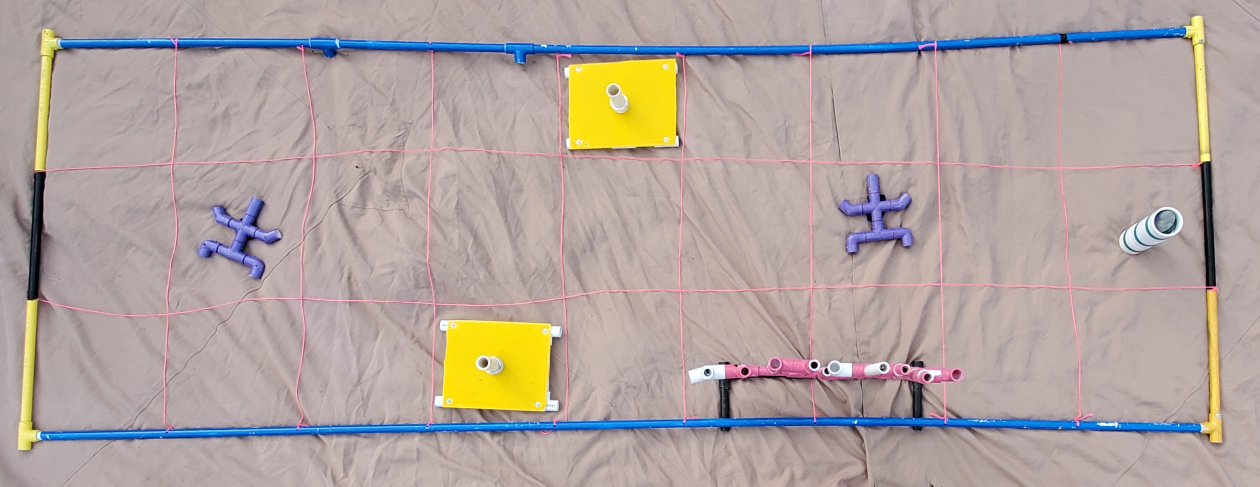
#> input picture img/samples/reef/1.jpg, 3778 x 1460 px (shown at 1/3 size)
$ python -i process.py   (imports and definitions only)
#> lines starting #> are read from the running program, lines starting #| are printed output that depends on the picture; after the words box and inside, x2 and y2 are one past the last pixel; in counts of white or black regions, pixels touching at a corner belong together
#> further down, picture is the input picture: shape (1460, 3778, 3); mean B, G, R 160.3, 164.4, 177.4
import cv2
import numpy as np
import math


def get_rect(cnt):
    x, y, w, h = cnt
    tl = (x, y)
    tr = (x+w, y)
    bl = (x, y+h)
    br = (x+w, y+h)
    return tl, tr, bl, br


def transform(img, pts):
    pts = np.float32(pts)
    dst = np.float32(get_rect([0, 0, 900, 300]))
    M = cv2.getPerspectiveTransform(pts, dst)
    warped = cv2.warpPerspective(img, M, (900, 300))
    return warped


class Process:
    def __init__(self, img):
        self.img = img
        self.hsv = cv2.cvtColor(img, cv2.COLOR_BGR2HSV)
#> self.hsv: shape (1460, 3778, 3); mean H, S, V 34.7, 41.3, 184

    def scale(self):
        lower1 = np.array([0, 0, 0])
        upper1 = np.array([40, 80, 255])
        mask1 = cv2.inRange(self.hsv, lower1, upper1)
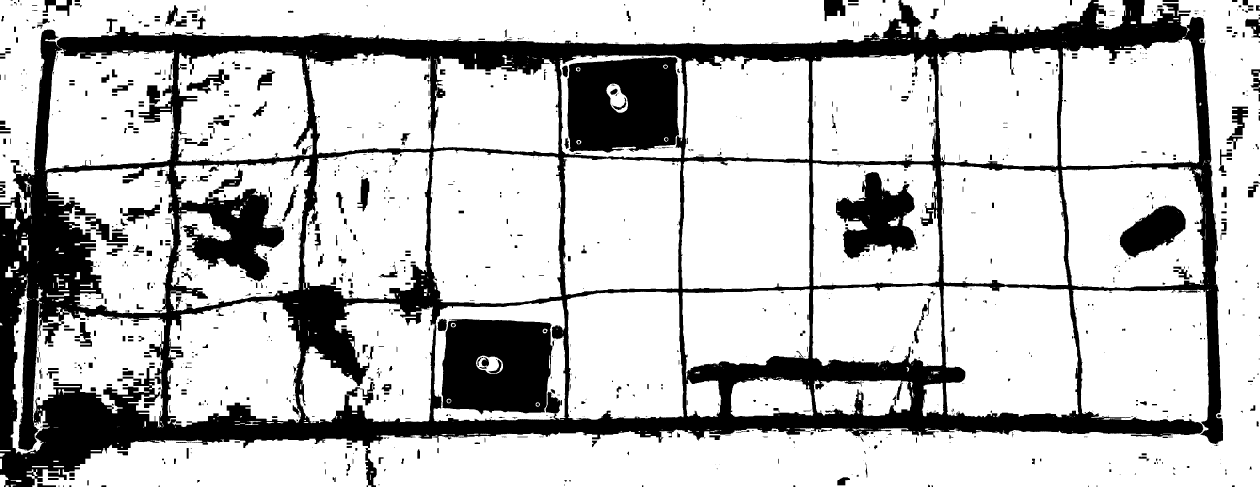
#> mask1: shape (1460, 3778) (shown at 1/3 size); 75.8% white; 1327 black regions (665 under 20 px), largest, box (x1, y1, x2, y2) and area: (0, 0, 3669, 1460) 1022049, (1702, 171, 2037, 458) 82965, (1325, 957, 1658, 1244) 81433
        lower2 = np.array([140, 0, 0])
        upper2 = np.array([180, 40, 255])
        mask2 = cv2.inRange(self.hsv, lower2, upper2)
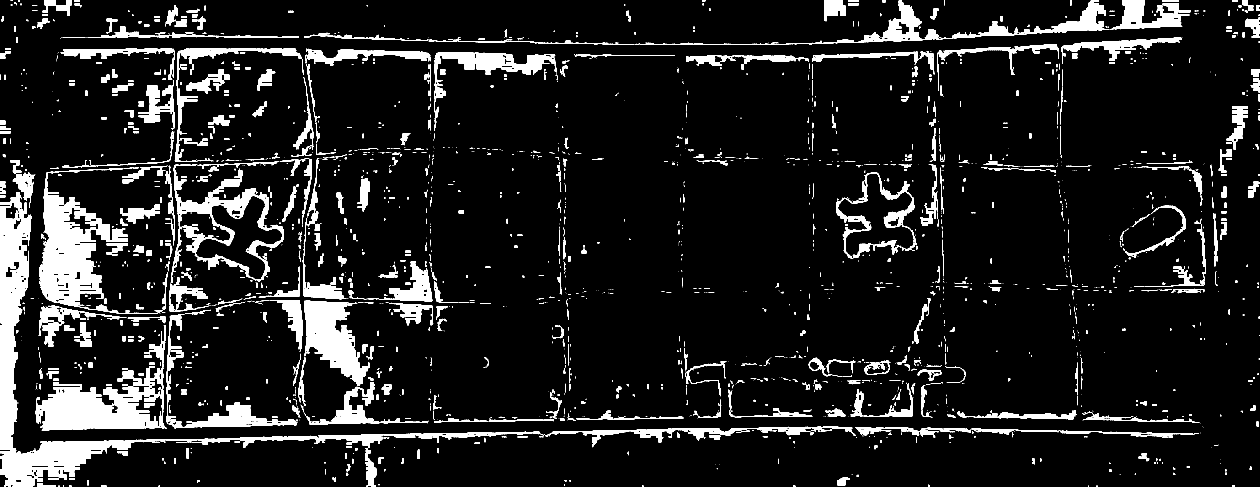
#> mask2: shape (1460, 3778) (shown at 1/3 size); 10% white; 2290 white regions (1344 under 20 px), largest, box (x1, y1, x2, y2) and area: (0, 576, 1635, 1460) 83005, (118, 504, 481, 942) 40956, (106, 975, 500, 1292) 40490
        mask = cv2.bitwise_not(mask1 + mask2)
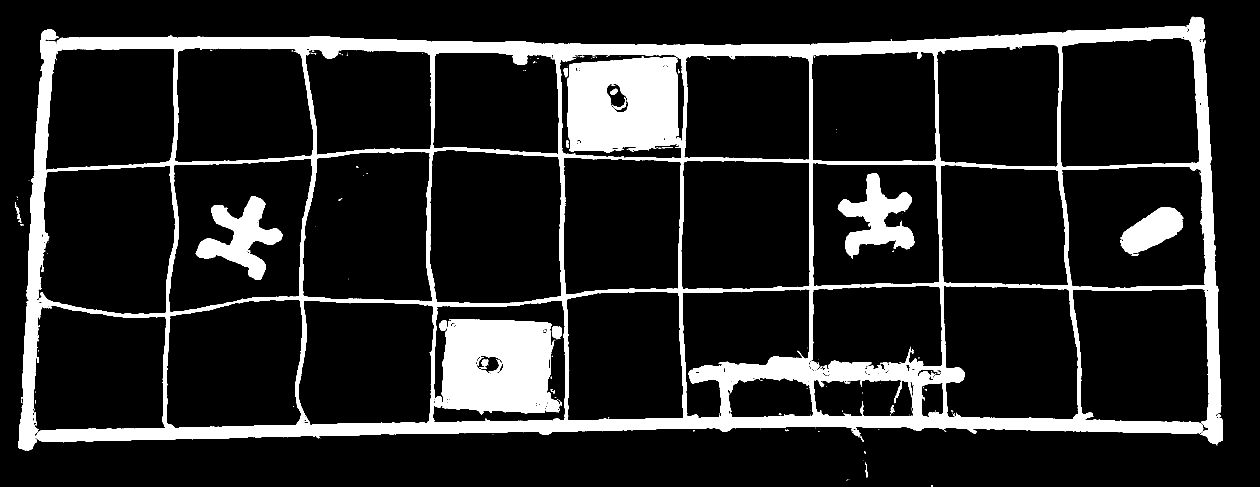
#> mask: shape (1460, 3778) (shown at 1/3 size); 14.2% white; 283 white regions (219 under 20 px), largest, box (x1, y1, x2, y2) and area: (55, 50, 3669, 1352) 543963, (1702, 171, 2037, 458) 82965, (1325, 957, 1658, 1244) 81433
        kernel = np.ones((7, 7), np.uint8)
        mask = cv2.morphologyEx(mask, cv2.MORPH_OPEN, kernel)
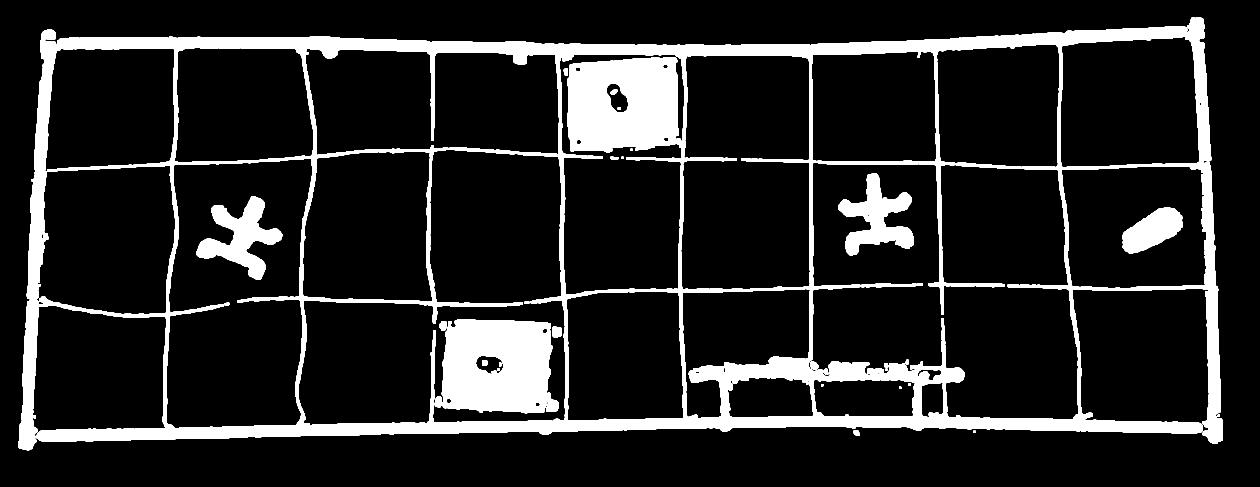
#> mask: shape (1460, 3778) (shown at 1/3 size); 14% white; 40 white regions, largest, box (x1, y1, x2, y2) and area: (55, 51, 3669, 1351) 530147, (1703, 171, 2037, 457) 82577, (1325, 957, 1657, 1240) 81111
        dst = cv2.cornerHarris(mask, 2, 3, 0.04)
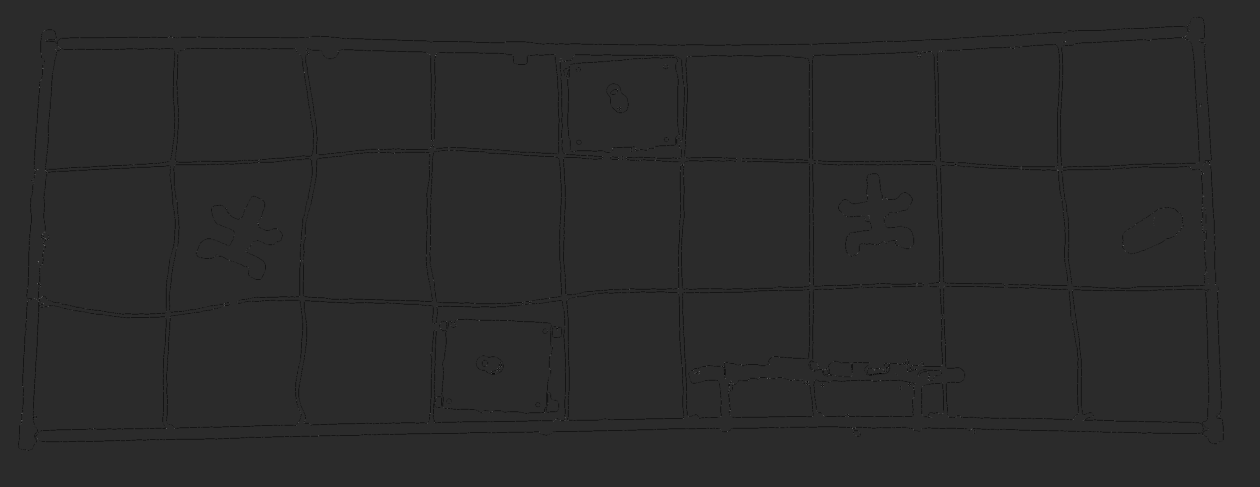
#> dst: shape (1460, 3778) float32 (shown at 1/3 size); min -0.04, max 0.193, mean -0.000478; drawn with min black and max white

        dst_norm = np.empty(dst.shape, dtype=np.float32)
        cv2.normalize(dst, dst_norm, alpha=0, beta=255, norm_type=cv2.NORM_MINMAX)
        dst_norm_scaled = cv2.convertScaleAbs(dst_norm)
        self.img[dst_norm_scaled > 100] = (0, 0, 255)
        points = []
        for i in range(dst_norm.shape[0]):
            for j in range(dst_norm.shape[1]):
                if dst_norm_scaled[i][j] > 100:
                    points.append((j, i))

        maxComb = ['' for i in range(4)]
#> maxComb = ['', '', '', '']
        h, w = self.img.shape[:2]
#> h = 1460; w = 3778
        ref = [[0, 0], [w, 0], [0, h], [w, h]]
        for i in range(4):
            distances = [math.dist(pt, ref[i]) for pt in points]
            maxComb[i] = points[np.argmin(distances)]

        trans = transform(self.img, maxComb)
#> in transform, `warped = cv2.warpPerspective(img, M, (900, 300))`:
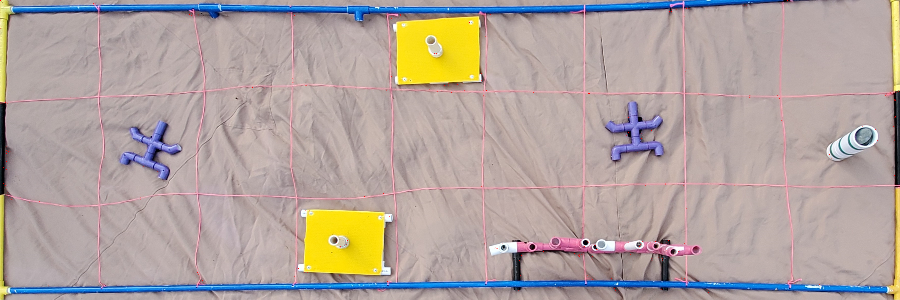
#> warped: shape (300, 900, 3); mean B, G, R 159.5, 164.2, 177.5

        return trans

>>> import cv2
>>> picture = cv2.imread('img/samples/reef/1.jpg')
>>> result = Process(picture).scale()

$ run again, on img/samples/reef/2.jpg
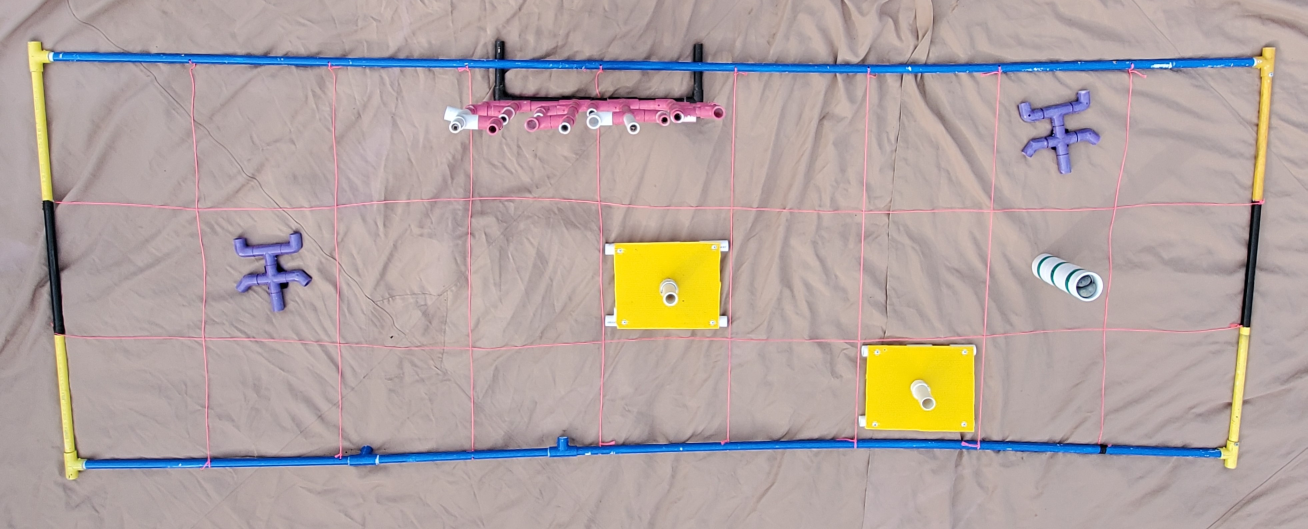
#> input picture img/samples/reef/2.jpg, 3922 x 1587 px (shown at 1/3 size)
#> picture is the input picture: shape (1587, 3922, 3); mean B, G, R 161.2, 164.6, 178.4
#> self.hsv: shape (1587, 3922, 3); mean H, S, V 35.4, 40.4, 184.6
#> in scale, `mask1 = cv2.inRange(self.hsv, lower1, upper1)`:
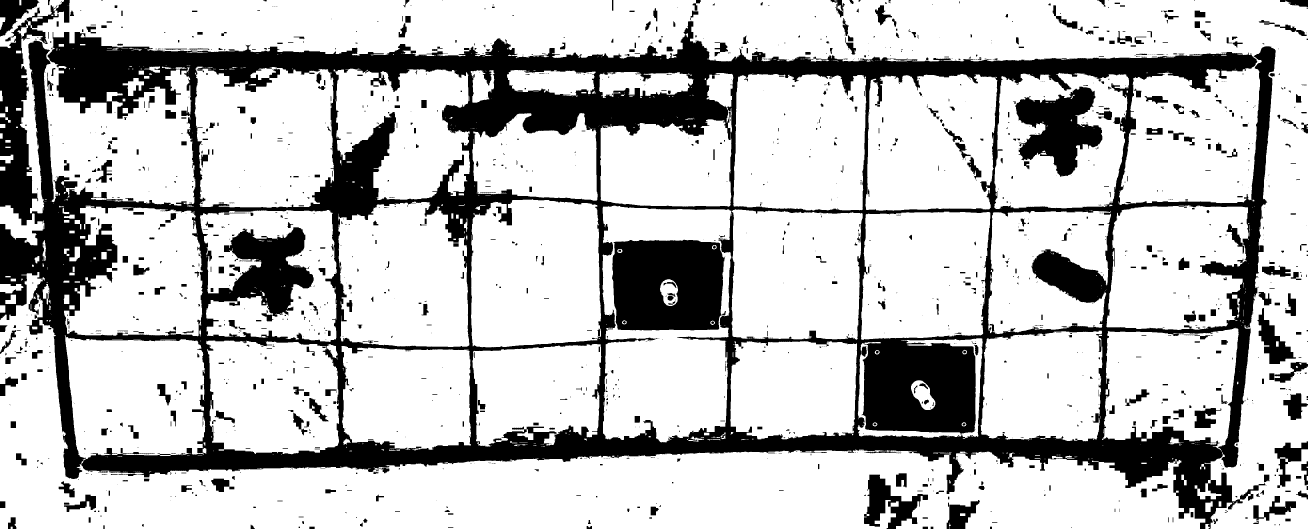
#> mask1: shape (1587, 3922) (shown at 1/3 size); 75.8% white; 1744 black regions (1004 under 20 px), largest, box (x1, y1, x2, y2) and area: (0, 16, 3827, 1587) 1223380, (1836, 719, 2178, 991) 82223, (3046, 260, 3307, 530) 38881
#> mask2: shape (1587, 3922); 10.8% white; 2531 white regions (1506 under 20 px), largest, box (x1, y1, x2, y2) and area: (2590, 1349, 3797, 1587) 46715, (0, 16, 176, 676) 44524, (162, 187, 575, 356) 37593
#> in transform, `warped = cv2.warpPerspective(img, M, (900, 300))`:
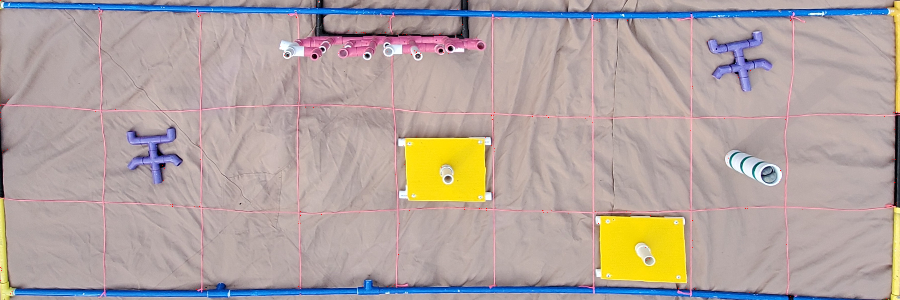
#> warped: shape (300, 900, 3); mean B, G, R 160.3, 164.4, 178.3

$ run again, on img/samples/reef/3.jpg
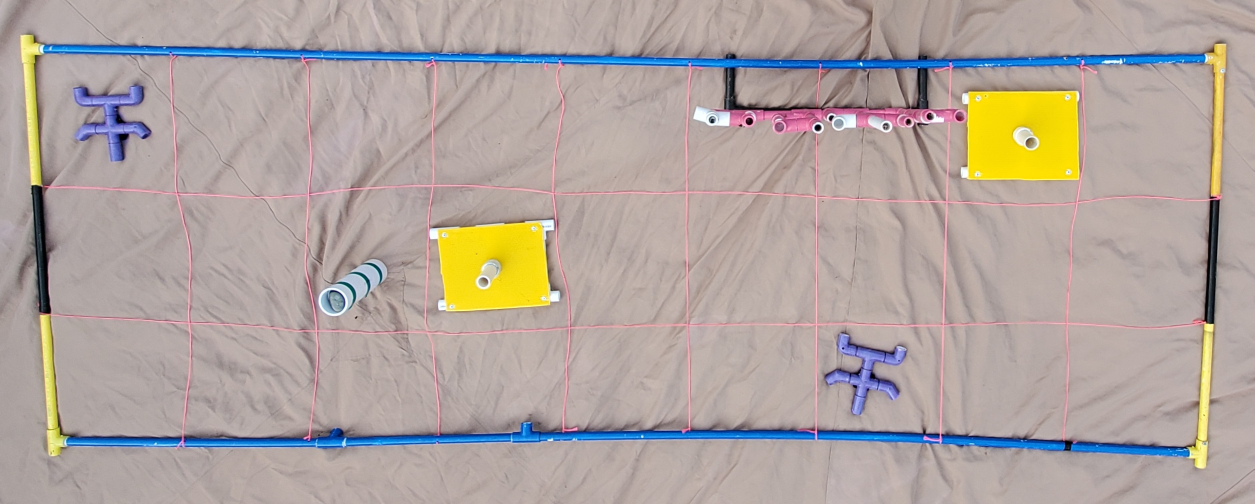
#> input picture img/samples/reef/3.jpg, 3763 x 1512 px (shown at 1/3 size)
#> picture is the input picture: shape (1512, 3763, 3); mean B, G, R 158.9, 164.8, 176.4
#> self.hsv: shape (1512, 3763, 3); mean H, S, V 25.3, 41.4, 182.9
#> in scale, `mask1 = cv2.inRange(self.hsv, lower1, upper1)`:
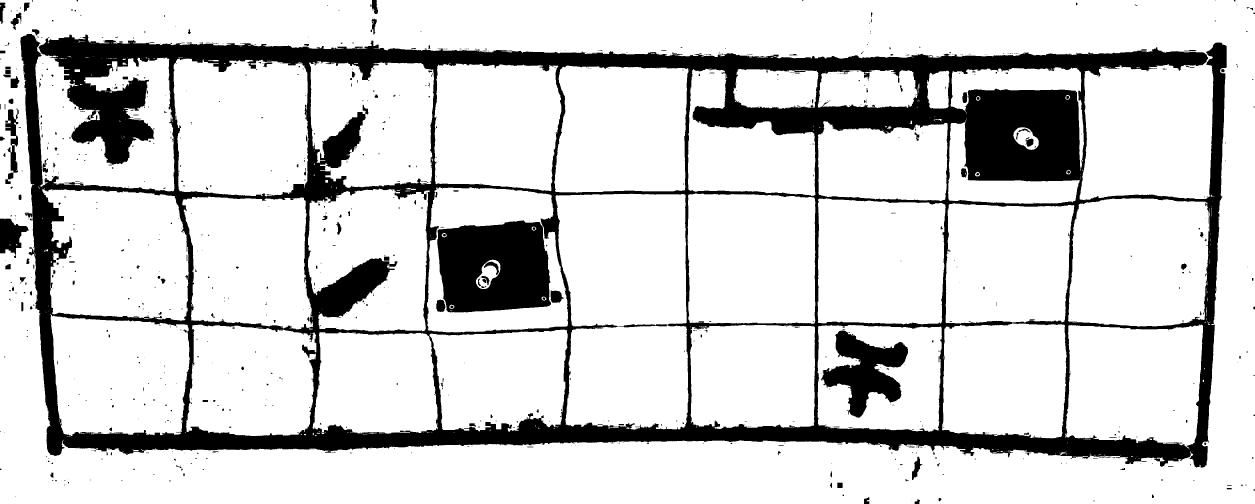
#> mask1: shape (1512, 3763) (shown at 1/3 size); 82.7% white; 1075 black regions (830 under 20 px), largest, box (x1, y1, x2, y2) and area: (61, 102, 3680, 1403) 841487, (1311, 661, 1653, 937) 77138, (2462, 991, 2724, 1254) 32278
#> mask2: shape (1512, 3763); 3.6% white; 2166 white regions (1647 under 20 px), largest, box (x1, y1, x2, y2) and area: (134, 163, 512, 496) 23207, (933, 314, 1105, 577) 17179, (2462, 991, 2724, 1254) 7712
#> in transform, `warped = cv2.warpPerspective(img, M, (900, 300))`:
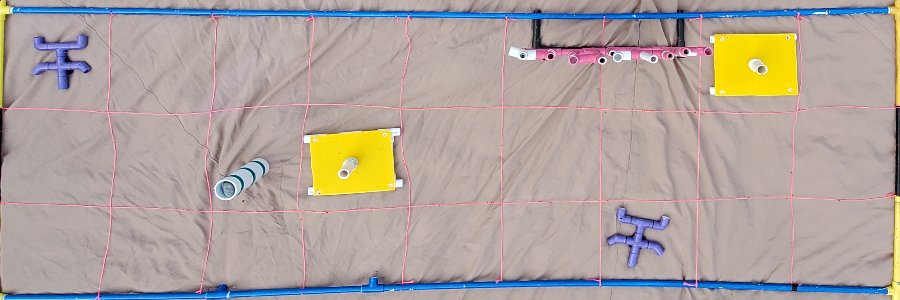
#> warped: shape (300, 900, 3); mean B, G, R 158.5, 164.1, 175.6

$ run again, on img/samples/reef/4.jpg
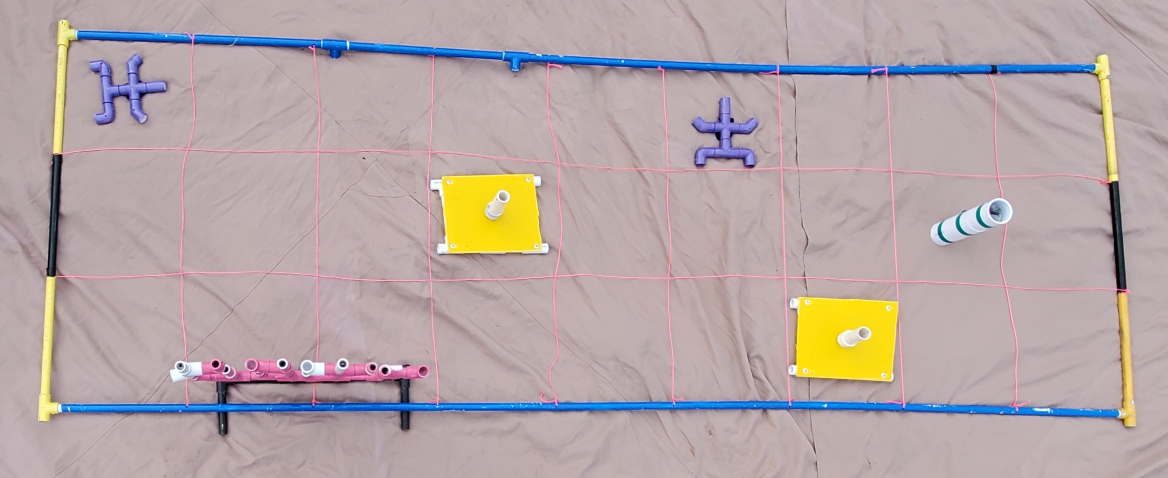
#> input picture img/samples/reef/4.jpg, 3502 x 1434 px (shown at 1/3 size)
#> picture is the input picture: shape (1434, 3502, 3); mean B, G, R 167.6, 167.4, 182.2
#> self.hsv: shape (1434, 3502, 3); mean H, S, V 124.2, 38.9, 188.6
#> in scale, `mask1 = cv2.inRange(self.hsv, lower1, upper1)`:
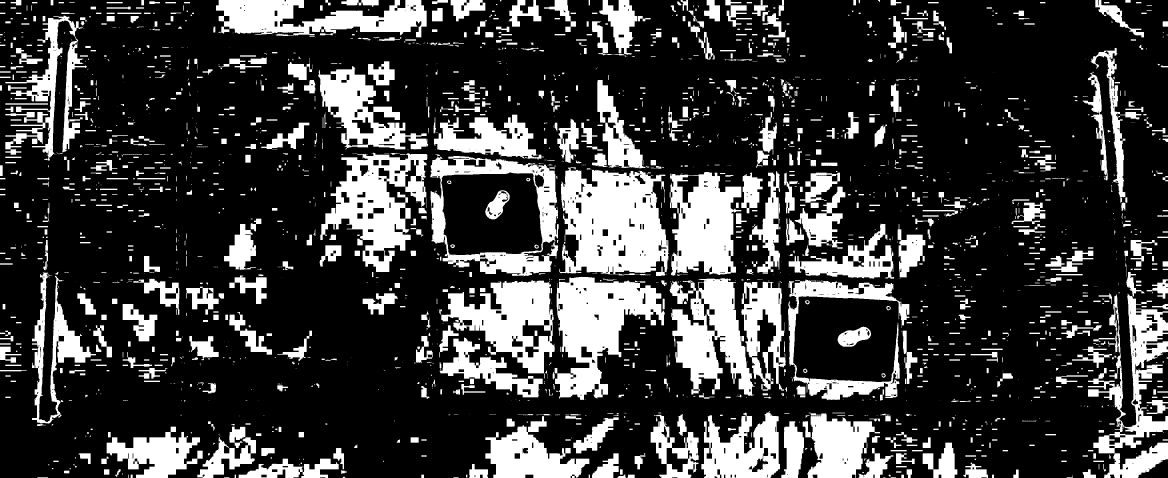
#> mask1: shape (1434, 3502) (shown at 1/3 size); 23.7% white; 2354 white regions (1004 under 20 px), largest, box (x1, y1, x2, y2) and area: (1678, 502, 2006, 828) 79012, (1664, 830, 1994, 1200) 62223, (961, 459, 1282, 816) 52996
#> mask2: shape (1434, 3502); 62.5% white; 2285 black regions (980 under 20 px), largest, box (x1, y1, x2, y2) and area: (16, 47, 3502, 1434) 1301512, (648, 0, 1280, 112) 42825, (955, 198, 1285, 448) 32693
#> in transform, `warped = cv2.warpPerspective(img, M, (900, 300))`:
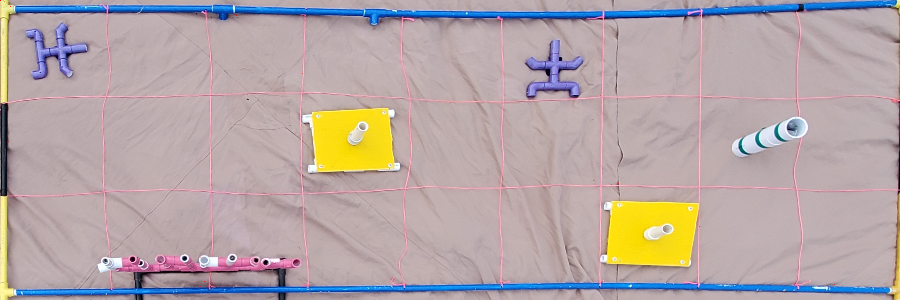
#> warped: shape (300, 900, 3); mean B, G, R 166.8, 166.8, 181
